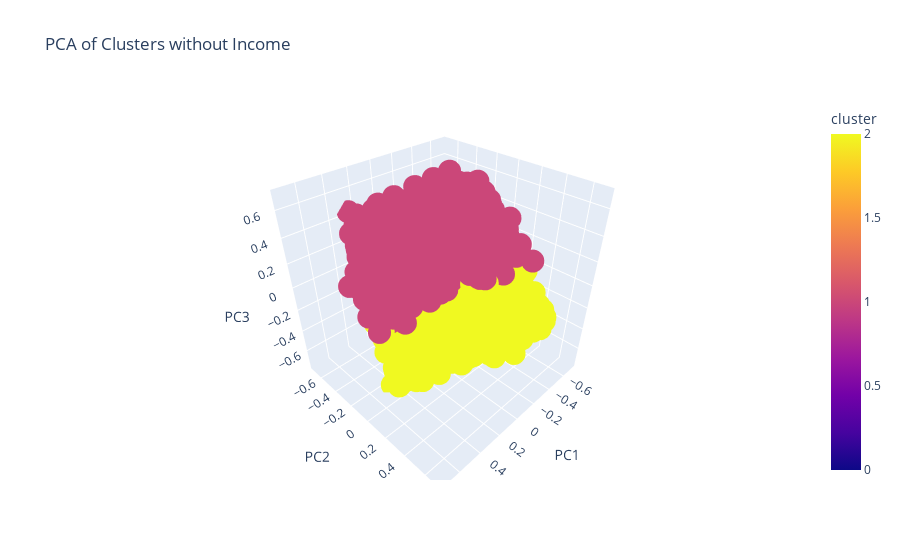

Source (notebook cell):
### Code cell
fig = px.scatter_3d(X_wo_income_pca, x='PC1', y='PC2', z='PC3', color='cluster', title='PCA of Clusters without Income')
fig.show()

### Figure 1 — Plotly figure (JSON) as saved in the notebook; plotly's stock layout.template omitted (floating-point values rounded to 4 significant figures; data arrays with more than 128 entries replaced by an {"elided": "..."} marker saying what was removed)
{"data": [{"hovertemplate": "PC1=%{x}<br>PC2=%{y}<br>PC3=%{z}<br>cluster=%{marker.color}<extra></extra>", "legendgroup": "", "marker": {"color": {"elided": "2239 int values"}, "coloraxis": "coloraxis", "symbol": "circle"}, "mode": "markers", "name": "", "scene": "scene", "showlegend": false, "type": "scatter3d", "x": {"elided": "2239 float values"}, "y": {"elided": "2239 float values"}, "z": {"elided": "2239 float values"}}], "layout": {"coloraxis": {"colorbar": {"title": {"text": "cluster"}}, "colorscale": [[0, "#0d0887"], [0.1111, "#46039f"], [0.2222, "#7201a8"], [0.3333, "#9c179e"], [0.4444, "#bd3786"], [0.5556, "#d8576b"], [0.6667, "#ed7953"], [0.7778, "#fb9f3a"], [0.8889, "#fdca26"], [1, "#f0f921"]]}, "legend": {"tracegroupgap": 0}, "scene": {"domain": {"x": [0, 1], "y": [0, 1]}, "xaxis": {"title": {"text": "PC1"}}, "yaxis": {"title": {"text": "PC2"}}, "zaxis": {"title": {"text": "PC3"}}}, "title": {"text": "PCA of Clusters without Income"}}}
